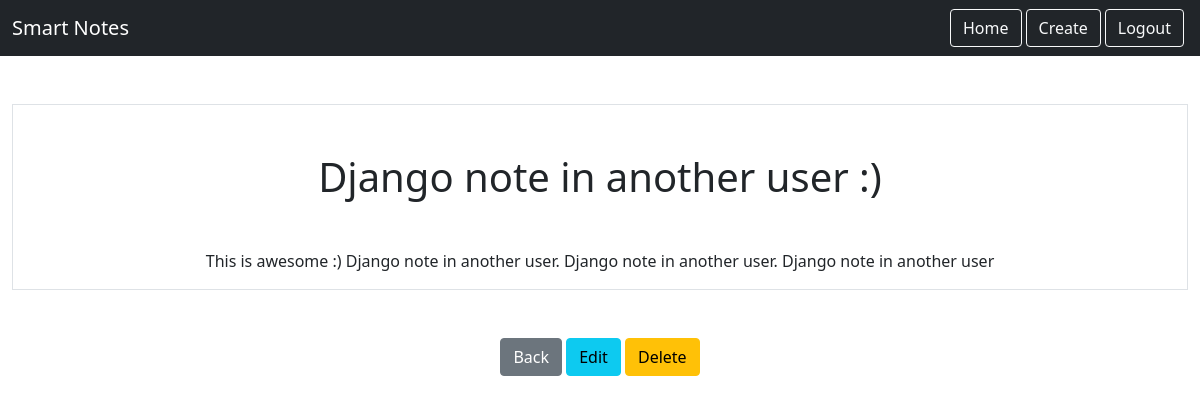
Screenshot of /smart/notes/7 (signed in) with the database file from the repository.
### notes/models.py (models this page shows)
class Notes(models.Model):
    title = models.CharField(max_length=200)
    text = models.TextField()
    created = models.DateTimeField(auto_now_add=True)
    user = models.ForeignKey(User, on_delete=models.CASCADE, related_name="notes")

### notes/views.py (the view)
# urls.py: path('notes/<int:pk>', views.NotesDetailView.as_view(), name="notes.detail"),
class NotesDetailView(LoginRequiredMixin, DetailView):
    model = Notes
    context_object_name = "note"
    login_url = "/login"

### notes/templates/notes/notes_detail.html
{% extends "base.html" %}
{% block content %}
<div class="border round">
    <h1 class="my-5">{{note.title}}</h1>
    <p>{{note.text}}</p>
</div>
<a href="{% url 'notes.list' %}" class="btn btn-secondary my-5" >Back</a>
<a href="{% url 'notes.update' pk=note.id %}" class="btn btn-info" >Edit</a>
<a href="{% url 'notes.delete' pk=note.id %}" class="btn btn-warning" >Delete</a>
{% endblock %}

### rows the page displays
Notes: title "Django note in another user :)", text "This is awesome :) Django note in another user. Django note in another user. Django note in another user"
